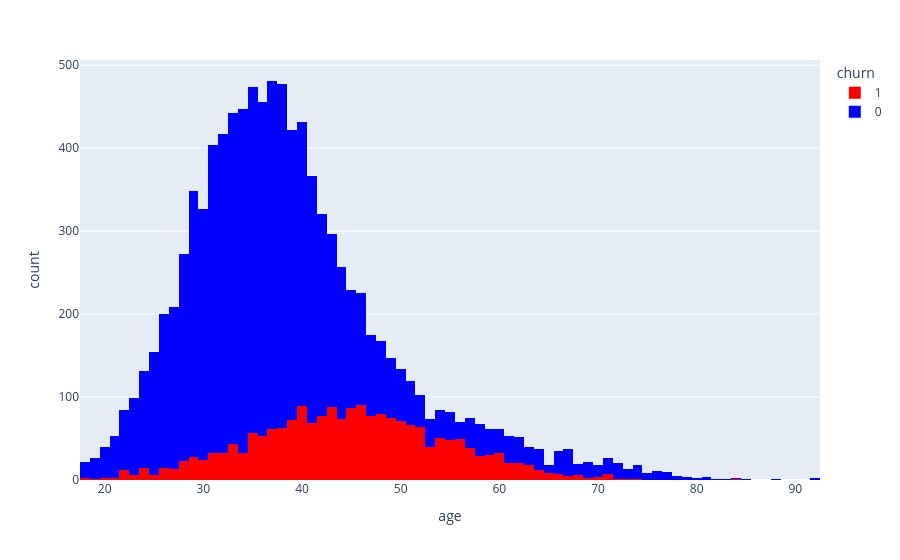

The notebook cell saved with this chart:
### Code cell
# Criando um grafico para entender a dispersão de churn por idade dos clientes

graf_idade_churn = px.histogram(df, x="age", color="churn", color_discrete_map={0:"blue",1:"red"})
graf_idade_churn.show()

### Figure 1 — Plotly figure (JSON) as saved in the notebook; plotly's stock layout.template omitted (floating-point values rounded to 4 significant figures; data arrays with more than 128 entries replaced by an {"elided": "..."} marker saying what was removed)
{"data": [{"bingroup": "x", "hovertemplate": "churn=1<br>age=%{x}<br>count=%{y}<extra></extra>", "legendgroup": "1", "marker": {"color": "red", "pattern": {"shape": ""}}, "name": "1", "orientation": "v", "showlegend": true, "type": "histogram", "x": {"elided": "2037 float values"}, "xaxis": "x", "yaxis": "y"}, {"bingroup": "x", "hovertemplate": "churn=0<br>age=%{x}<br>count=%{y}<extra></extra>", "legendgroup": "0", "marker": {"color": "blue", "pattern": {"shape": ""}}, "name": "0", "orientation": "v", "showlegend": true, "type": "histogram", "x": {"elided": "7963 float values"}, "xaxis": "x", "yaxis": "y"}], "layout": {"barmode": "relative", "legend": {"title": {"text": "churn"}, "tracegroupgap": 0}, "margin": {"t": 60}, "xaxis": {"anchor": "y", "domain": [0, 1], "title": {"text": "age"}}, "yaxis": {"anchor": "x", "domain": [0, 1], "title": {"text": "count"}}}}
